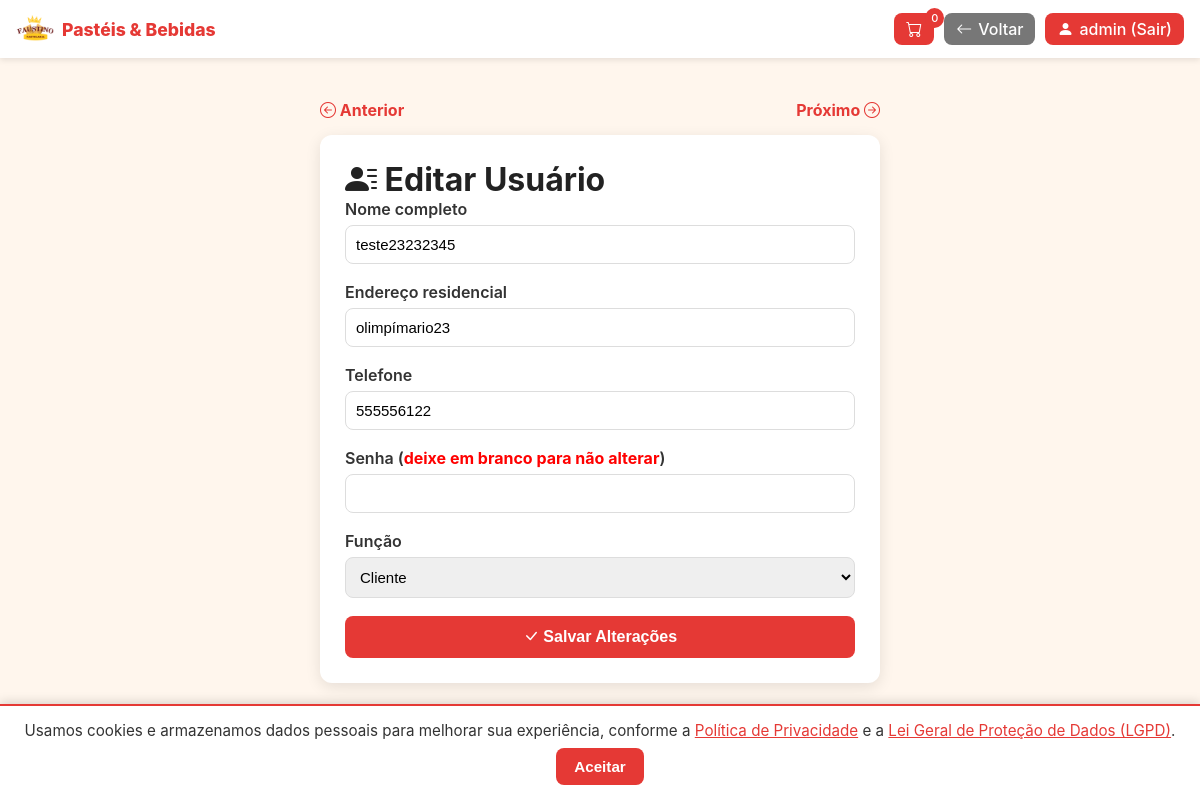
Page /alterarUsuario.php?id=4 (signed in) on the committed database.
### tables this page shows
CREATE TABLE `clients` (
  `id` int(11) NOT NULL,
  `phone` varchar(30) NOT NULL,
  `user_id` int(150) DEFAULT NULL,
  `address_c` varchar(255) DEFAULT NULL,
  `number_address` int(11) NOT NULL,
  `email` varchar(150) NOT NULL,
  `created_at` timestamp NULL DEFAULT current_timestamp()
);

CREATE TABLE `users` (
  `id` int(11) NOT NULL,
  `username` varchar(100) NOT NULL,
  `password` varchar(255) NOT NULL,
  `fullname` varchar(150) NOT NULL,
  `role` varchar(50) NOT NULL
);

### public/alterarUsuario.php (the view, shortened to what this page needs)
<?php
$pdo = Database::connect();
$userId = isset($_GET['id']) ? (int)$_GET['id'] : 0;
$stmt = $pdo->prepare("
    SELECT
        u.id, u.fullname, u.role,
        c.phone, c.address_c
    FROM users u
    LEFT JOIN clients c ON c.user_id = u.id
    WHERE u.id = ?
");
$stmt->execute([$userId]);
$user = $stmt->fetch(PDO::FETCH_ASSOC);
$isAdmin = isset($_SESSION['user']['role']) && $_SESSION['user']['role'] === 'admin';
?>
<!DOCTYPE html>
<html lang="pt-BR">
<head>
<link rel="stylesheet" href="css/style.css">
<link rel="stylesheet" href="https://cdn.jsdelivr.net/npm/bootstrap-icons@1.11.3/font/bootstrap-icons.css">
</head>
<body>
<?php include 'header.php'; ?>
<main>
  <?php if ($isAdmin): ?>
  <div class="nav-buttons">
    <a href="alterarUsuario.php?id=<?= max($userId - 1, 1) ?>"><i class="bi bi-arrow-left-circle"></i> Anterior</a>
    <a href="alterarUsuario.php?id=<?= $userId + 1 ?>">Próximo <i class="bi bi-arrow-right-circle"></i></a>
  </div>
  <?php endif; ?>
  <div class="form-container">
    <h1 class="form-title"><i class="bi bi-person-lines-fill"></i> Editar Usuário</h1>
    <form id="editUserForm">
      <div class="form-group">
        <label for="name">Nome completo</label>
        <input type="text" id="name" name="name" value="<?= htmlspecialchars($user['fullname']) ?>" required>
      </div>
      <div class="form-group">
        <label for="address">Endereço residencial</label>
        <input type="text" id="address" name="address" value="<?= htmlspecialchars($user['address_c'] ?? '') ?>">
      </div>
      <div class="form-group">
        <label for="phone">Telefone</label>
        <input type="text" id="phone" name="phone" value="<?= htmlspecialchars($user['phone'] ?? '') ?>">
      </div>
      <div class="form-group">
        <label for="password">Senha (<b style="color:red">deixe em branco para não alterar</b>)</label>
        <input type="password" id="password" name="password">
      </div>
      <?php if ($isAdmin): ?>
      <div class="form-group">
        <label for="role">Função</label>
        <select id="role" name="role" required>
          <option value="client" <?= $user['role'] === 'client' ? 'selected' : '' ?>>Cliente</option>
        </select>
      </div>
      <?php else: ?>
      <input type="hidden" name="role" value="<?= htmlspecialchars($user['role']) ?>">
      <?php endif; ?>
      <button type="submit" class="btn-submit"><i class="bi bi-check-lg"></i> Salvar Alterações</button>
    </form>
  </div>
</main>
<?php include 'footer.php'; ?>
</body>
</html>

### public/css/style.css (style rules this page uses)
:root { --bg: #fff7f0; --accent: #e53935; --muted: #666; --card: #ffffff; --shadow: 0 6px 18px rgba(0,0,0,0.08); --radius: 14px; }
* { box-sizing: border-box; margin: 0; padding: 0; }
html, body { height: 100%; }
body { font-family: -apple-system, BlinkMacSystemFont, "Segoe UI", Roboto, Arial, sans-serif; background: #fff6ed; color: #222; -webkit-font-smoothing: antialiased; -moz-osx-font-smoothing: grayscale; }
a { text-decoration: none; color: inherit; }
main { padding-top: 40px; padding-bottom: 70px; }
@media (min-width: 800px) { main { padding-top: 60px; } }

### public/alterarUsuario.php (style rules this page uses)
main { max-width: 600px; margin: 0 auto; padding: 100px 20px 120px; }
.form-container { background: #fff; border-radius: 12px; box-shadow: 0 4px 15px rgba(0,0,0,0.1); padding: 25px; }
.nav-buttons { display: flex; justify-content: space-between; align-items: center; margin-bottom: 15px; }
.nav-buttons a { color: var(--accent); font-weight: bold; text-decoration: none; }
.form-group { margin-bottom: 18px; }
label { font-weight: 600; color: #333; display: block; margin-bottom: 6px; }
input, select { width: 100%; padding: 10px; border-radius: 8px; border: 1px solid #ddd; font-size: 15px; }
.btn-submit { background: #e53935; color: #fff; font-weight: 600; border: none; border-radius: 8px; padding: 12px; cursor: pointer; font-size: 1rem; width: 100%; }

### rows in the picture
clients: name "teste23232345", address "olimpímario23", phone "555556122"
users: role "Cliente"

### other values in the picture
$_SESSION['user']['username'] "admin"
